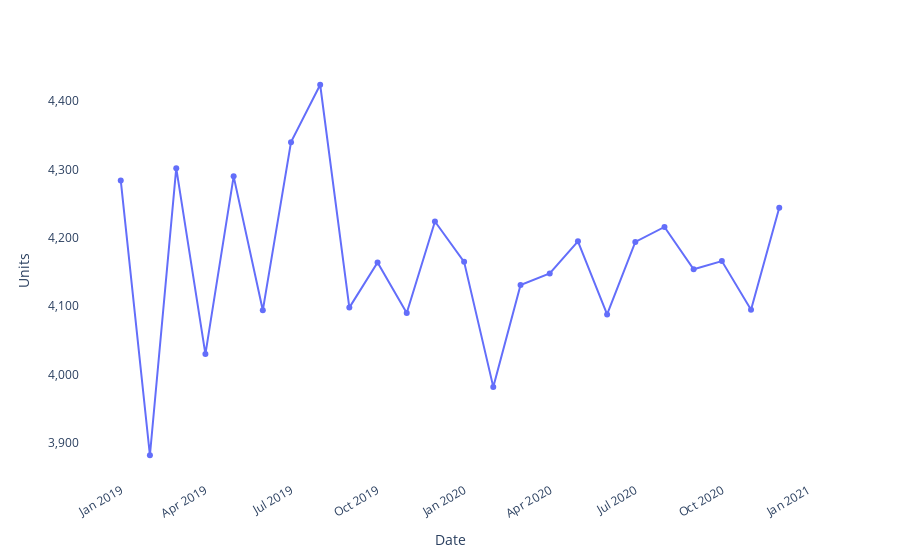

Notebook cell for this chart:
### Code cell
# Serie de tiempo
df_ts2 = df_ts.copy()
df_ts2 = df_ts2.loc[:,['date','contador']]
df_ts2['date'] = df_ts2['date'].dt.to_period('M').astype(str)
df_ts2 = df_ts2.groupby('date').sum().reset_index()
print(df_ts2.head(3))

# unidades mensuales
fig = fg.simple_time_series(df_ts2, x='date', y="contador", xl='Date', yl='Units')
fig.show()

### Figure 1 — Plotly figure (JSON) as saved in the notebook; plotly's stock layout.template omitted (floating-point values rounded to 4 significant figures)
{"data": [{"hovertemplate": "Date=%{x}<br>Units=%{y}<extra></extra>", "legendgroup": "", "line": {"color": "#636efa", "dash": "solid"}, "marker": {"symbol": "circle"}, "mode": "markers+lines", "name": "", "orientation": "v", "showlegend": false, "type": "scatter", "x": ["2019-01", "2019-02", "2019-03", "2019-04", "2019-05", "2019-06", "2019-07", "2019-08", "2019-09", "2019-10", "2019-11", "2019-12", "2020-01", "2020-02", "2020-03", "2020-04", "2020-05", "2020-06", "2020-07", "2020-08", "2020-09", "2020-10", "2020-11", "2020-12"], "xaxis": "x", "y": [4284, 3882, 4302, 4030, 4290, 4094, 4340, 4424, 4098, 4164, 4090, 4224, 4165, 3982, 4131, 4148, 4195, 4088, 4194, 4216, 4154, 4166, 4095, 4244], "yaxis": "y"}], "layout": {"legend": {"tracegroupgap": 0}, "margin": {"t": 60}, "paper_bgcolor": "rgba(0, 0, 0, 0)", "plot_bgcolor": "rgba(0, 0, 0, 0)", "xaxis": {"anchor": "y", "domain": [0, 1], "tickangle": -30, "title": {"text": "Date"}}, "yaxis": {"anchor": "x", "domain": [0, 1], "tickformat": ",.0f", "title": {"text": "Units"}}}}
